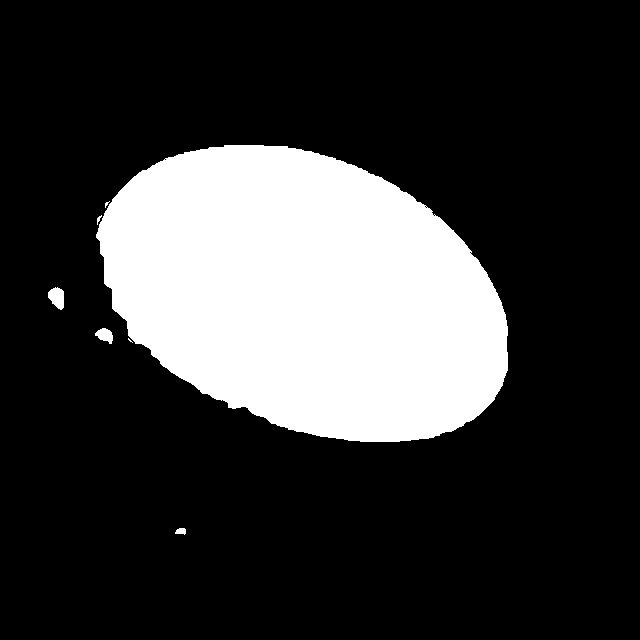
#> input picture task2_trial6_grabcut/not_damaged_101_jpg.rf.479d12a2b41a5ec6d718dcdabd14b0c9_raw_fg.png, 640 x 640 px, given in place of task4_trimmed.mp4, which was not available
$ python task4_diag_reasons.py 1.0
#> lines starting #> are read from the running program, lines starting #| are printed output that depends on the picture; after the words box and inside, x2 and y2 are one past the last pixel; in counts of white or black regions, pixels touching at a corner belong together
import sys
import cv2
import numpy as np
from task4_step2_detector import TABLE_TOP_Y, MIN_SIDE_PX

VIDEO = "task4_trimmed.mp4"
t_sec = float(sys.argv[1]) if len(sys.argv) > 1 else 11.0

cap = cv2.VideoCapture(VIDEO)
cap.set(cv2.CAP_PROP_POS_MSEC, t_sec * 1000)
ok, frame = cap.read()
#> frame is the input picture: shape (640, 640, 3); 22.4% white; 7 white regions (2 under 20 px), largest, box (x1, y1, x2, y2) and area: (96, 145, 508, 442) 91404, (48, 287, 64, 310) 263, (95, 328, 113, 344) 183, (175, 528, 186, 535) 58, (97, 215, 102, 225) 21
cap.release()
if not ok:
    raise SystemExit("Could not read frame at that time")

gray = cv2.cvtColor(frame, cv2.COLOR_BGR2GRAY)
hsv = cv2.cvtColor(frame, cv2.COLOR_BGR2HSV)
#> hsv: shape (640, 640, 3); mean H, S, V 0, 0, 57.2

_, thresh = cv2.threshold(gray, 150, 255, cv2.THRESH_BINARY)
kernel = cv2.getStructuringElement(cv2.MORPH_ELLIPSE, (5, 5))
thresh = cv2.morphologyEx(thresh, cv2.MORPH_OPEN, kernel, iterations=2)
#> thresh: shape (640, 640); 22.4% white; 3 white regions, box (x1, y1, x2, y2) and area: (97, 145, 508, 442) 91338, (48, 287, 64, 308) 247, (97, 328, 113, 342) 164
thresh = cv2.morphologyEx(thresh, cv2.MORPH_CLOSE, kernel, iterations=2)
#> thresh: shape (640, 640); 22.4% white; 3 white regions
cv2.imwrite("diag_thresh.png", thresh)

contours, _ = cv2.findContours(thresh, cv2.RETR_EXTERNAL, cv2.CHAIN_APPROX_SIMPLE)
#> contours = 3 contours; box (x1, y1, x2, y2) and area: (97, 145, 508, 442) 90842, (48, 287, 64, 308) 220, (97, 328, 113, 342) 142
vis = frame.copy()
cv2.line(vis, (0, TABLE_TOP_Y), (frame.shape[1], TABLE_TOP_Y), (255, 0, 0), 2)
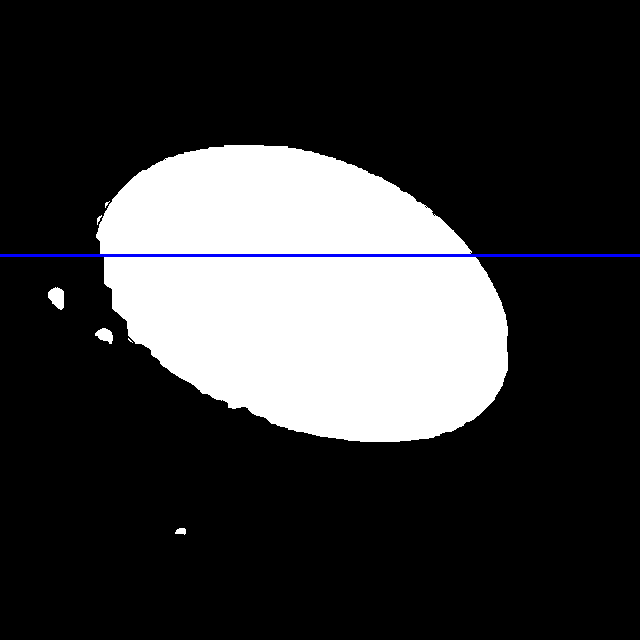
#> vis: shape (640, 640, 3); 0.47% of pixels changed, all inside (x1, y1, x2, y2) = (0, 254, 640, 257)

print(f"--- t = {t_sec}s ---")
for cnt in contours:
    area = cv2.contourArea(cnt)
    if area < 500:
        continue
    x, y, bw, bh = cv2.boundingRect(cnt)
    per = cv2.arcLength(cnt, True)
    circ = 4 * np.pi * area / (per ** 2) if per > 0 else 0
    ar = max(bw, bh) / max(min(bw, bh), 1)

    m = np.zeros(gray.shape, np.uint8)
    cv2.drawContours(m, [cnt], -1, 255, -1)
    sat = hsv[..., 1][m.astype(bool)].mean()

    reasons = []
    if y + bh / 2 < TABLE_TOP_Y: reasons.append("above TABLE_TOP_Y")
    if area < 3000 or area > 50000: reasons.append(f"area={area:.0f}")
    if bw < MIN_SIDE_PX or bh < MIN_SIDE_PX: reasons.append(f"size={bw}x{bh}")
    if circ < 0.60: reasons.append(f"circ={circ:.2f}")
    if ar > 1.8: reasons.append(f"aspect={ar:.2f}")
    if sat > 55: reasons.append(f"sat={sat:.0f}")

    ok_ = not reasons
    color = (0, 255, 0) if ok_ else (0, 0, 255)
    label = "PASS" if ok_ else ", ".join(reasons)
    cv2.rectangle(vis, (x, y), (x + bw, y + bh), color, 2)
    cv2.putText(vis, label, (x, max(y - 6, 15)),
                cv2.FONT_HERSHEY_SIMPLEX, 0.5, color, 2)
    print(f"box=({x},{y},{bw},{bh}) area={area:.0f} circ={circ:.2f} "
          f"aspect={ar:.2f} sat={sat:.0f} -> {label}")
#> this loop made 3 passes
#> area on passes 1 to 2: 142.5, 220.5
#> (area, x, y, bw, bh, per, circ, ar) on pass 3: (90841.5, 97, 145, 411, 297, 1193.3, 0.802, 1.38)
#| box=(97,145,411,297) area=90842 circ=0.80 aspect=1.38 sat=0 -> area=90842
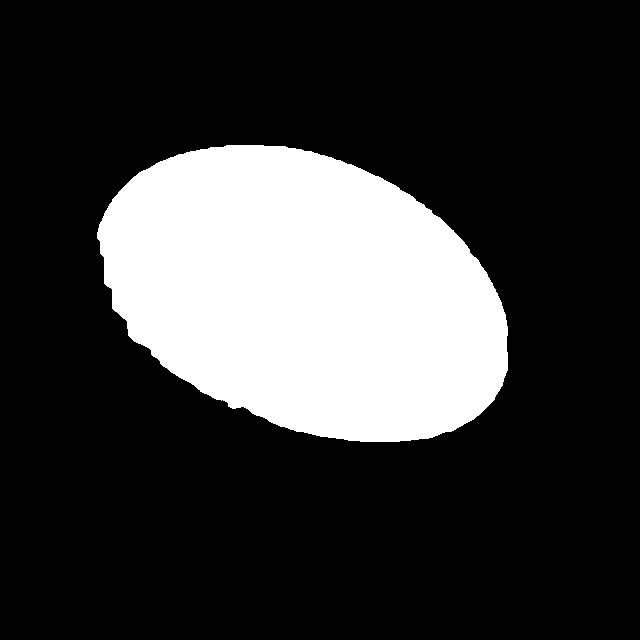
#> m: shape (640, 640); 22.3% white; 1 white region, box (x1, y1, x2, y2) and area: (97, 145, 508, 442) 91359
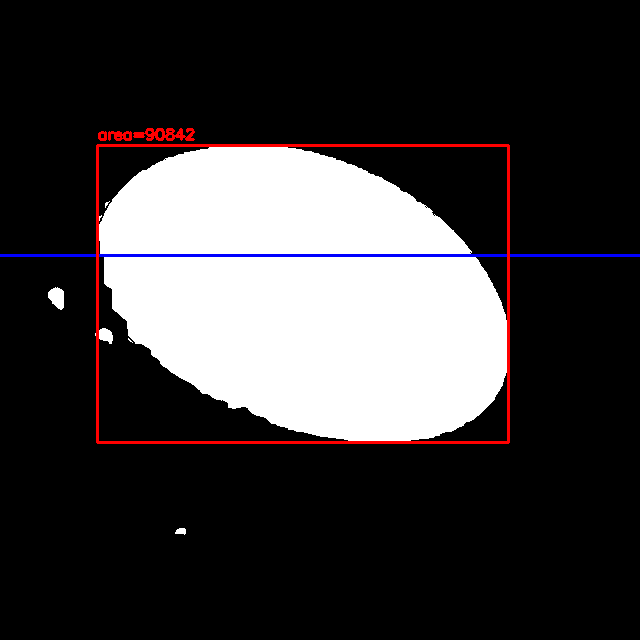
#> vis: shape (640, 640, 3); 1.21% of pixels changed, all inside (x1, y1, x2, y2) = (96, 128, 510, 444)

cv2.imwrite("diag_reasons.png", vis)
print("Saved diag_thresh.png and diag_reasons.png")

$ run again, on task2_trial6_grabcut/not_damaged_125_jpg.rf.b19353b1f84dcbef1ec088b850927bb3_raw_fg.png
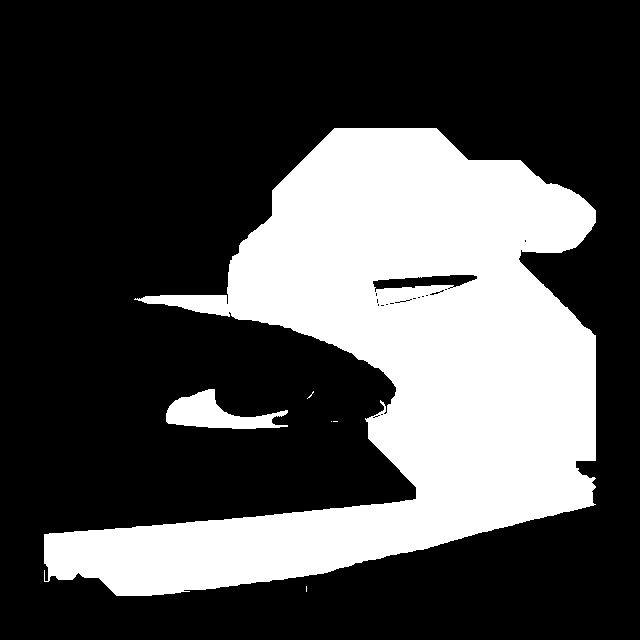
#> input picture task2_trial6_grabcut/not_damaged_125_jpg.rf.b19353b1f84dcbef1ec088b850927bb3_raw_fg.png, 640 x 640 px, given in place of task4_trimmed.mp4, which was not available
#> frame is the input picture: shape (640, 640, 3); 30.2% white; 6 white regions (4 under 20 px), largest, box (x1, y1, x2, y2) and area: (44, 128, 596, 596) 121344, (166, 389, 288, 429) 2389
#> hsv: shape (640, 640, 3); mean H, S, V 0, 0, 77
#> contours = 2 contours; box (x1, y1, x2, y2) and area: (44, 128, 596, 596) 120944, (166, 389, 272, 429) 2124
#> `cv2.line(vis, (0, TABLE_TOP_Y), (frame.shape[1], TABLE_TOP_Y), (255, 0..`:
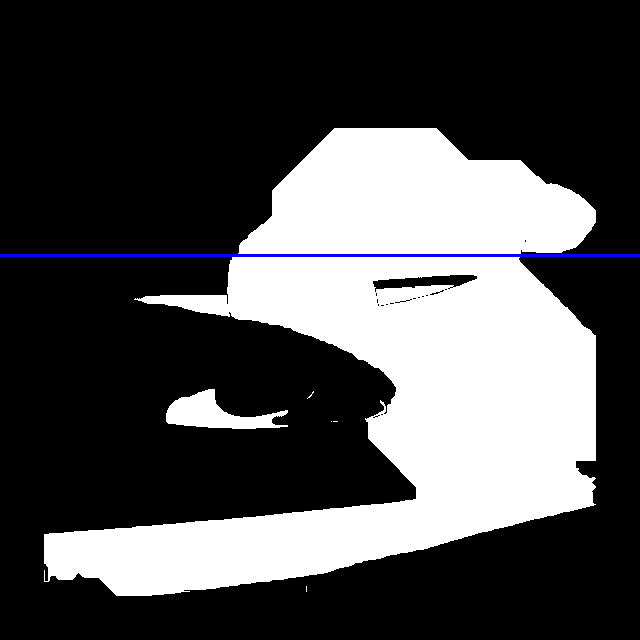
#> vis: shape (640, 640, 3); 0.47% of pixels changed, all inside (x1, y1, x2, y2) = (0, 254, 640, 257)
#> the loop `for cnt in contours:` made 2 passes
#> (area, x, y, bw, bh, per, circ, ar) on passes 1 to 2: (2124, 166, 389, 106, 40, 263.5, 0.384, 2.65), (120943.5, 44, 128, 552, 468, 2458.6, 0.251, 1.18)
#> (printed output is left out)
#> after the loop `for cnt in contours:`:
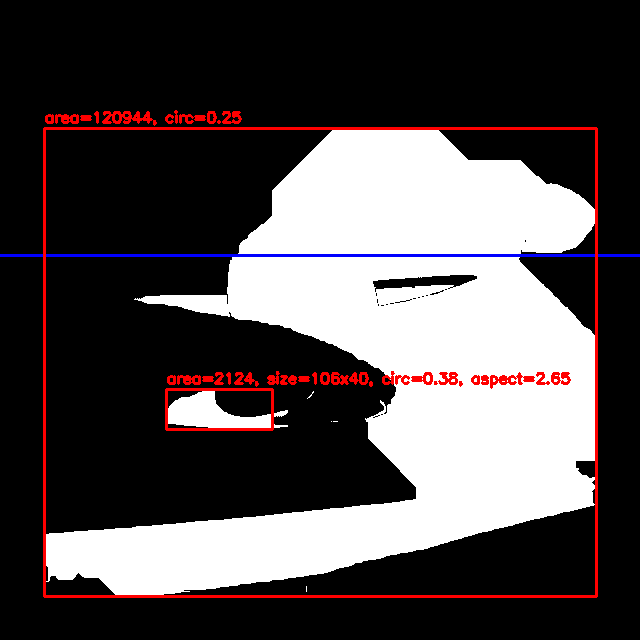
#> vis: shape (640, 640, 3); 2.66% of pixels changed, all inside (x1, y1, x2, y2) = (43, 110, 598, 598)
